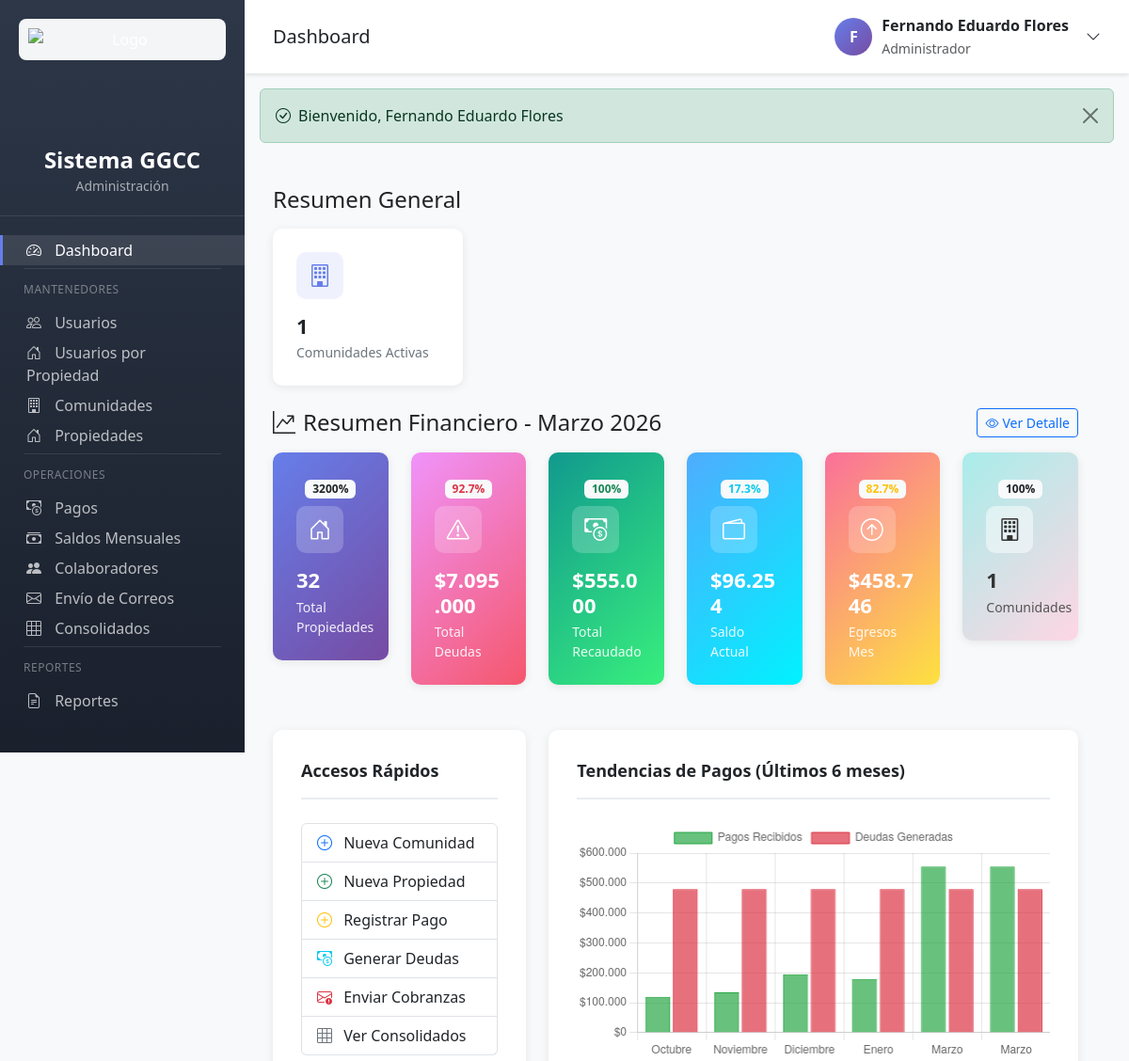
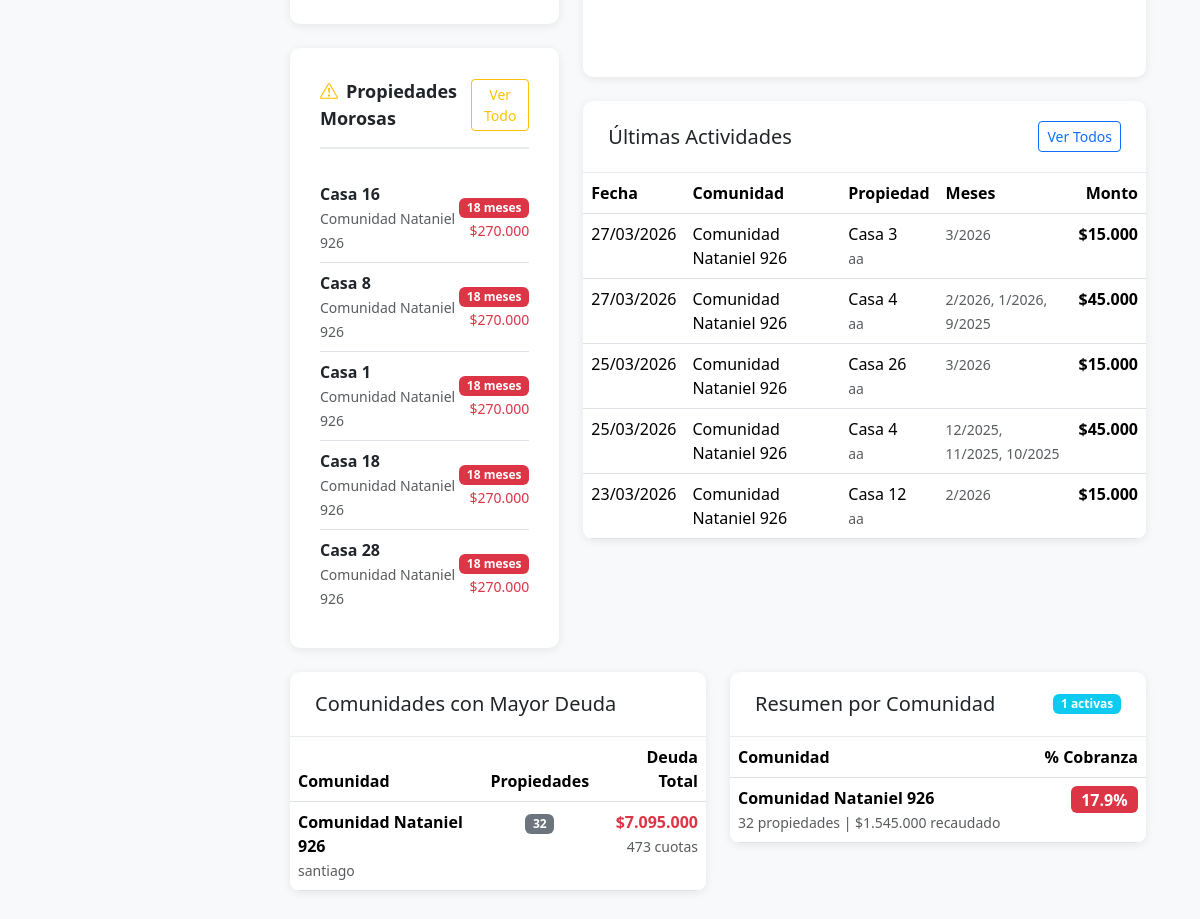
The app's page /index.php (signed in) with its own data (2 pictures, top to bottom).
### tables this page shows
CREATE TABLE `propiedades` (
  `id` int(11) NOT NULL AUTO_INCREMENT,
  `comunidad_id` int(11) NOT NULL,
  `nombre` varchar(100) NOT NULL,
  `tipo` enum('Casa','Departamento','Parcela') NOT NULL,
  `precio_gastos_comunes` decimal(10,2) NOT NULL DEFAULT 0.00,
  `nombre_dueno` varchar(100) NOT NULL,
  `email_dueno` varchar(100) NOT NULL,
  `whatsapp_dueno` varchar(20) DEFAULT NULL,
  `nombre_agente` varchar(100) DEFAULT NULL,
  `email_agente` varchar(100) DEFAULT NULL,
  `whatsapp_agente` varchar(20) DEFAULT NULL,
  `saldo` decimal(10,2) DEFAULT 0.00,
  `activo` tinyint(1) DEFAULT 1,
  `created_at` timestamp NOT NULL DEFAULT current_timestamp(),
  `updated_at` timestamp NOT NULL DEFAULT current_timestamp() ON UPDATE current_timestamp(),
  PRIMARY KEY (`id`),
  KEY `idx_comunidad` (`comunidad_id`),
  KEY `idx_tipo` (`tipo`),
  KEY `idx_activo` (`activo`),
  KEY `idx_email_dueno` (`email_dueno`),
  CONSTRAINT `propiedades_ibfk_1` FOREIGN KEY (`comunidad_id`) REFERENCES `comunidades` (`id`) ON DELETE CASCADE
);

CREATE TABLE `comunidades` (
  `id` int(11) NOT NULL AUTO_INCREMENT,
  `nombre` varchar(150) NOT NULL,
  `direccion` text NOT NULL,
  `pais` varchar(50) DEFAULT 'Chile',
  `region` varchar(100) NOT NULL,
  `comuna` varchar(100) NOT NULL,
  `nombre_presidente` varchar(100) NOT NULL,
  `whatsapp_presidente` varchar(20) DEFAULT NULL,
  `email_presidente` varchar(100) DEFAULT NULL,
  `activo` tinyint(1) DEFAULT 1,
  `created_at` timestamp NOT NULL DEFAULT current_timestamp(),
  `updated_at` timestamp NOT NULL DEFAULT current_timestamp() ON UPDATE current_timestamp(),
  PRIMARY KEY (`id`),
  KEY `idx_nombre` (`nombre`),
  KEY `idx_activo` (`activo`),
  KEY `idx_comuna` (`comuna`)
);

CREATE TABLE `pagos` (
  `id` int(11) NOT NULL AUTO_INCREMENT,
  `propiedad_id` int(11) NOT NULL,
  `fecha` date NOT NULL,
  `monto` decimal(10,2) NOT NULL,
  `observaciones` text DEFAULT NULL,
  `saldo_utilizado` decimal(10,2) DEFAULT 0.00,
  `recibo_generado` tinyint(1) DEFAULT 0,
  `recibo_path` varchar(255) DEFAULT NULL,
  `created_at` timestamp NOT NULL DEFAULT current_timestamp(),
  `updated_at` timestamp NOT NULL DEFAULT current_timestamp() ON UPDATE current_timestamp(),
  PRIMARY KEY (`id`),
  KEY `idx_propiedad` (`propiedad_id`),
  KEY `idx_fecha` (`fecha`),
  KEY `idx_created_at` (`created_at`),
  CONSTRAINT `pagos_ibfk_1` FOREIGN KEY (`propiedad_id`) REFERENCES `propiedades` (`id`) ON DELETE CASCADE
);

### app/views/dashboard/index.php (the view, shortened to what the rows shown need)
<?php
require_once __DIR__ . '/../partials/header.php';
?>
<div class="row mb-4">
<?php if (getUserRole() !== 'propietario'): ?>
<div class="row">
    <div class="col-md-4 mb-4">
        <div class="form-section mt-4">
            <?php if (empty($propiedadesMorosas)): ?>
                <div class="text-center text-muted py-3">
                    <i class="bi bi-check-circle display-6 text-success"></i>
                    <p class="mb-0 mt-2">No hay propiedades morosas</p>
                </div>
            <?php else: ?>
                <div class="list-group list-group-flush">
                    <?php foreach (array_slice($propiedadesMorosas, 0, 5) as $morosa): ?>
                        <div class="list-group-item px-0">
                            <div class="d-flex justify-content-between align-items-center">
                                <div>
                                    <strong><?= e($morosa['propiedad_nombre']) ?></strong><br>
                                    <small class="text-muted"><?= e($morosa['comunidad_nombre']) ?></small>
                                </div>
                                <div class="text-end">
                                    <span class="badge bg-danger"><?= $morosa['meses_adeudados'] ?> meses</span><br>
                                    <small class="text-danger"><?= formatMoney((float)$morosa['total_adeudado']) ?></small>
                                </div>
                            </div>
                        </div>
                    <?php endforeach; ?>
                </div>
            <?php endif; ?>
        </div>
    </div>
    <div class="col-md-8 mb-4">
        <div class="table-container">
            <div class="table-body">
                <table class="table table-hover mb-0">
                    <thead>
                        <tr>
                            <th>Fecha</th>
                            <th>Comunidad</th>
                            <th>Propiedad</th>
                            <th>Meses</th>
                            <th class="text-end">Monto</th>
                        </tr>
                    </thead>
                    <tbody>
                        <?php if (empty($ultimasActividades)): ?>
                            <tr>
                                <td colspan="5" class="text-center text-muted py-4">
                                    No hay actividades recientes
                                </td>
                            </tr>
                        <?php else: ?>
                            <?php foreach ($ultimasActividades as $actividad): ?>
                                <tr>
                                    <td><?= formatDate($actividad['fecha']) ?></td>
                                    <td><?= e($actividad['comunidad_nombre']) ?></td>
                                    <td>
                                        <?= e($actividad['propiedad_nombre']) ?><br>
                                        <small class="text-muted"><?= e($actividad['nombre_dueno']) ?></small>
                                    </td>
                                    <td>
                                        <small class="text-muted">
                                            <?= $actividad['meses_pagados'] ? str_replace('-', '/', $actividad['meses_pagados']) : 'N/A' ?>
                                        </small>
                                    </td>
                                    <td class="text-end fw-bold"><?= formatMoney((float)$actividad['monto']) ?></td>
                                </tr>
                            <?php endforeach; ?>
                        <?php endif; ?>
                    </tbody>
                </table>
            </div>
        </div>
    </div>
</div>
<?php endif; ?>
<?php if (getUserRole() !== 'propietario'): ?>
<div class="row">
    <div class="col-md-6 mb-4">
        <div class="table-container">
            <div class="table-body">
                <table class="table table-hover mb-0">
                    <thead>
                        <tr>
                            <th>Comunidad</th>
                            <th class="text-center">Propiedades</th>
                            <th class="text-end">Deuda Total</th>
                        </tr>
                    </thead>
                    <tbody>
                        <?php if (empty($comunidadesDeuda)): ?>
                            <tr>
                                <td colspan="3" class="text-center text-muted py-4">
                                    No hay deudas pendientes
                                </td>
                            </tr>
                        <?php else: ?>
                            <?php foreach ($comunidadesDeuda as $comunidad): ?>
                                <tr>
                                    <td>
                                        <strong><?= e($comunidad['nombre']) ?></strong><br>
                                        <small class="text-muted"><?= e($comunidad['comuna']) ?></small>
                                    </td>
                                    <td class="text-center">
                                        <span class="badge bg-secondary"><?= $comunidad['total_propiedades'] ?></span>
                                    </td>
                                    <td class="text-end">
                                        <span class="text-danger fw-bold"><?= formatMoney((float)$comunidad['total_deuda']) ?></span><br>
                                        <small class="text-muted"><?= $comunidad['deudas_pendientes'] ?> cuotas</small>
                                    </td>
                                </tr>
                            <?php endforeach; ?>
                        <?php endif; ?>
                    </tbody>
                </table>
            </div>
        </div>
    </div>
    <div class="col-md-6 mb-4">
        <div class="table-container">
            <div class="table-body" style="max-height: 400px; overflow-y: auto;">
                <table class="table table-hover mb-0">
                    <thead>
                        <tr>
                            <th>Comunidad</th>
                            <th class="text-end">% Cobranza</th>
                        </tr>
                    </thead>
                    <tbody>
                        <?php if (empty($resumenComunidades)): ?>
                            <tr>
                                <td colspan="2" class="text-center text-muted py-4">
                                    No hay comunidades registradas
                                </td>
                            </tr>
                        <?php else: ?>
                            <?php foreach (array_slice($resumenComunidades, 0, 10) as $resumen): ?>
                                <tr>
                                    <td>
                                        <strong><?= e($resumen['nombre']) ?></strong><br>
                                        <small class="text-muted">
                                            <?= $resumen['total_propiedades'] ?> propiedades |
                                            <?= formatMoney((float)$resumen['total_pagado']) ?> recaudado
                                        </small>
                                    </td>
                                    <td class="text-end">
                                        <?php
                                        $porcentaje = (float)($resumen['porcentaje_cobranza'] ?? 0);
                                        $badgeClass = $porcentaje >= 80 ? 'success' : ($porcentaje >= 50 ? 'warning' : 'danger');
                                        ?>
                                        <span class="badge bg-<?= $badgeClass ?> fs-6"><?= number_format($porcentaje, 1) ?>%</span>
                                    </td>
                                </tr>
                            <?php endforeach; ?>
                        <?php endif; ?>
                    </tbody>
                </table>
            </div>
        </div>
    </div>
</div>
<?php endif; ?>
<script>
document.addEventListener('DOMContentLoaded', function() {
    const ctx = document.getElementById('tendenciasChart').getContext('2d');
    new Chart(ctx, {
        type: 'bar',
        data: {
            labels: <?= json_encode($labelsGrafico) ?>,
            datasets: [
                {
                    label: 'Pagos Recibidos',
                    data: <?= json_encode($datosPagos) ?>,
                    backgroundColor: 'rgba(40, 167, 69, 0.7)',
                    borderColor: 'rgba(40, 167, 69, 1)',
                    borderWidth: 1
                },
                {
                    label: 'Deudas Generadas',
                    data: <?= json_encode($datosDeudas) ?>,
                    backgroundColor: 'rgba(220, 53, 69, 0.7)',
                    borderColor: 'rgba(220, 53, 69, 1)',
                    borderWidth: 1
                }
            ]
        },
        options: {
            responsive: true,
            maintainAspectRatio: true,
            aspectRatio: 2,
            scales: {
                y: {
                    beginAtZero: true,
                    ticks: {
                        callback: function(value) {
                            return '$' + value.toLocaleString('es-CL');
                        }
                    }
                }
            },
            plugins: {
                legend: {
                    position: 'top',
                },
                tooltip: {
                    callbacks: {
                        label: function(context) {
                            return context.dataset.label + ': $' + context.raw.toLocaleString('es-CL');
                        }
                    }
                }
            }
        }
    });
});
</script>
<?php require_once __DIR__ . '/../partials/footer.php'; ?>

### records on screen
propiedades: nombre "Casa 16", comunidad.nombre "Comunidad Nataniel 926", meses_adeudados "18", total_adeudado "$270.000"
propiedades: nombre "Casa 8", comunidad.nombre "Comunidad Nataniel 926", meses_adeudados "18", total_adeudado "$270.000"
propiedades: nombre "Casa 1", comunidad.nombre "Comunidad Nataniel 926", meses_adeudados "18", total_adeudado "$270.000"
propiedades: nombre "Casa 18", comunidad.nombre "Comunidad Nataniel 926", meses_adeudados "18", total_adeudado "$270.000"
propiedades: nombre "Casa 28", comunidad.nombre "Comunidad Nataniel 926", meses_adeudados "18", total_adeudado "$270.000"
pagos: fecha "27/03/2026", comunidades.nombre "Comunidad Nataniel 926", propiedad.nombre "Casa 3", propiedad.nombre_dueno "aa", meses_pagados "3/2026", monto "$15.000"
pagos: fecha "27/03/2026", comunidades.nombre "Comunidad Nataniel 926", propiedad.nombre "Casa 4", propiedad.nombre_dueno "aa", meses_pagados "2/2026, 1/2026, 9/2025", monto "$45.000"
pagos: fecha "25/03/2026", comunidades.nombre "Comunidad Nataniel 926", propiedad.nombre "Casa 26", propiedad.nombre_dueno "aa", meses_pagados "3/2026", monto "$15.000"
pagos: fecha "25/03/2026", comunidades.nombre "Comunidad Nataniel 926", propiedad.nombre "Casa 4", propiedad.nombre_dueno "aa", meses_pagados "12/2025, 11/2025, 10/2025", monto "$45.000"
pagos: fecha "23/03/2026", comunidades.nombre "Comunidad Nataniel 926", propiedad.nombre "Casa 12", propiedad.nombre_dueno "aa", meses_pagados "2/2026", monto "$15.000"
comunidades: nombre "Comunidad Nataniel 926", comuna "santiago", total_propiedades "32", total_deuda "$7.095.000", deudas_pendientes "473", total_pagado "$1.545.000", porcentaje "17.9"

### other values on screen
APP_NAME "Sistema GGCC"
$title "Dashboard"
substr($_SESSION['user_nombre'] ?? 'A', 0, 1) "F"
$_SESSION['user_nombre'] "Fernando Eduardo Flores"
$_SESSION['user_rol'] "Administrador"
$success "Bienvenido, Fernando Eduardo Flores"
$metricas['total_comunidades'] "1"
$pctProp "3200"
$totalProp "32"
$pctDeuda "92.7"
formatMoney($totalDeuda) "$7.095.000"
formatMoney($totalRecaudado) "$555.000"
$pctSaldo "17.3"
formatMoney($saldoActual) "$96.254"
$pctEgresos "82.7"
